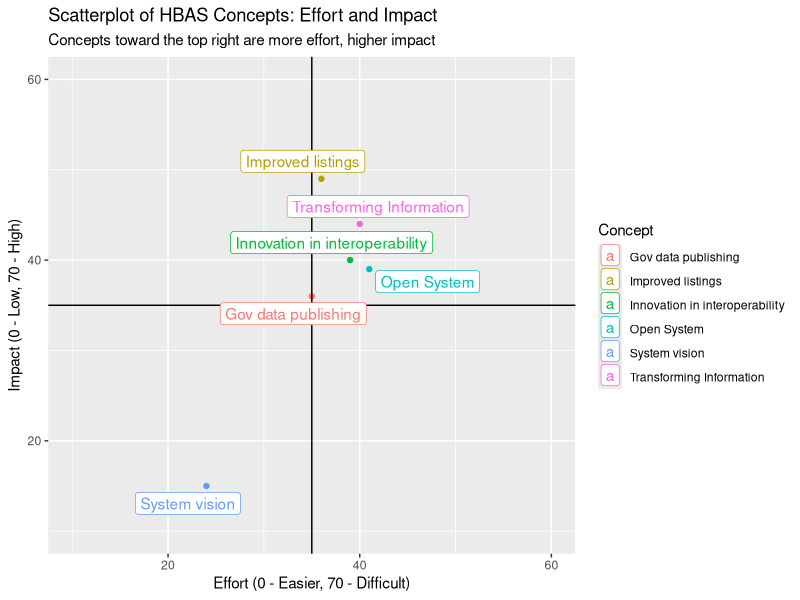
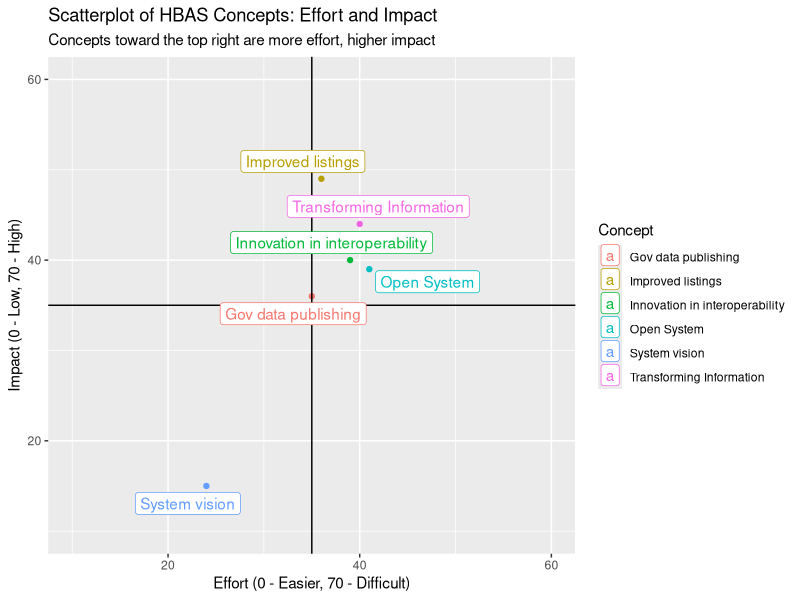

Here is the R script that generated these plots, in order:
## ---- chunk 1
knitr::opts_chunk$set(echo = TRUE)
## ---- chunk 2
concepts <- read.csv("data/concepts.csv")
## ---- chunk 3
head(concepts)
## ---- chunk 4
# In the data source a higher effort score means low effort - we want to invert these so that we can see
# high effort and high impact in the top right, and low effort and low impact in the bottom left
concepts$Effort = 70 - concepts$Effort
head(concepts)
## ---- chunk 5
install.packages('ggplot2')
install.packages("ggrepel")
library(ggplot2)
library(ggrepel)
## ---- chunk 6
ggplot(concepts, aes(x = Effort, y = Impact, label = Concept, color = Concept)) + 
  geom_point() +
  lims(x = c(10, 60), y = c(10, 60)) + 
  geom_vline(xintercept = 35) + geom_hline(yintercept = 35) + 
  geom_label_repel() +
  xlab("Effort (0 - Easier, 70 - Difficult)") +
  ylab("Impact (0 - Low, 70 - High)") +
  labs(title = "Scatterplot of HBAS Concepts: Effort and Impact", subtitle = "Concepts toward the top right are more effort, higher impact")
ggsave("concepts.png")
